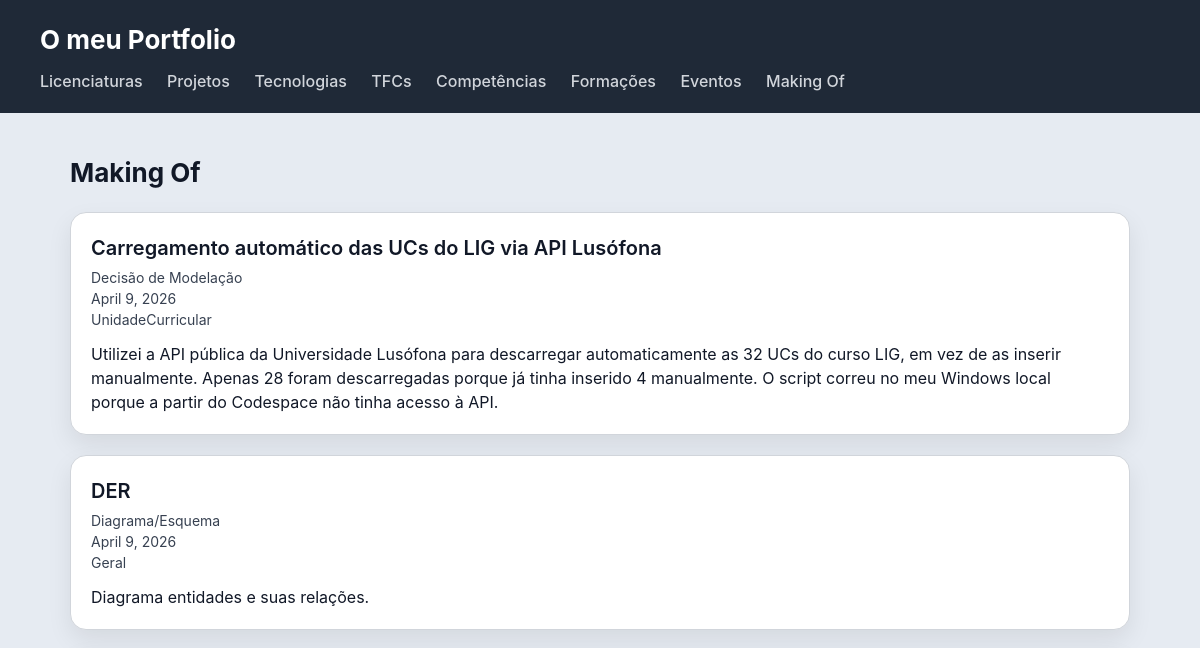
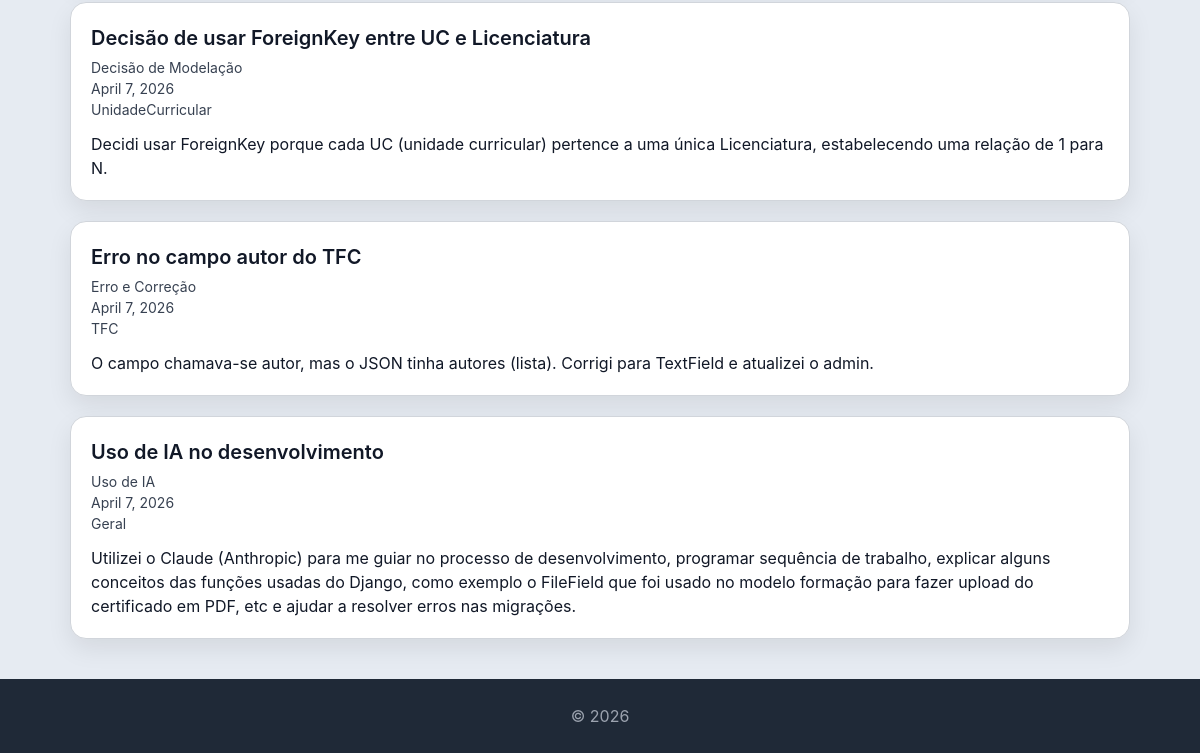
Page /portfolio/makingof/ on the earlier database version (2 pictures, top to bottom).
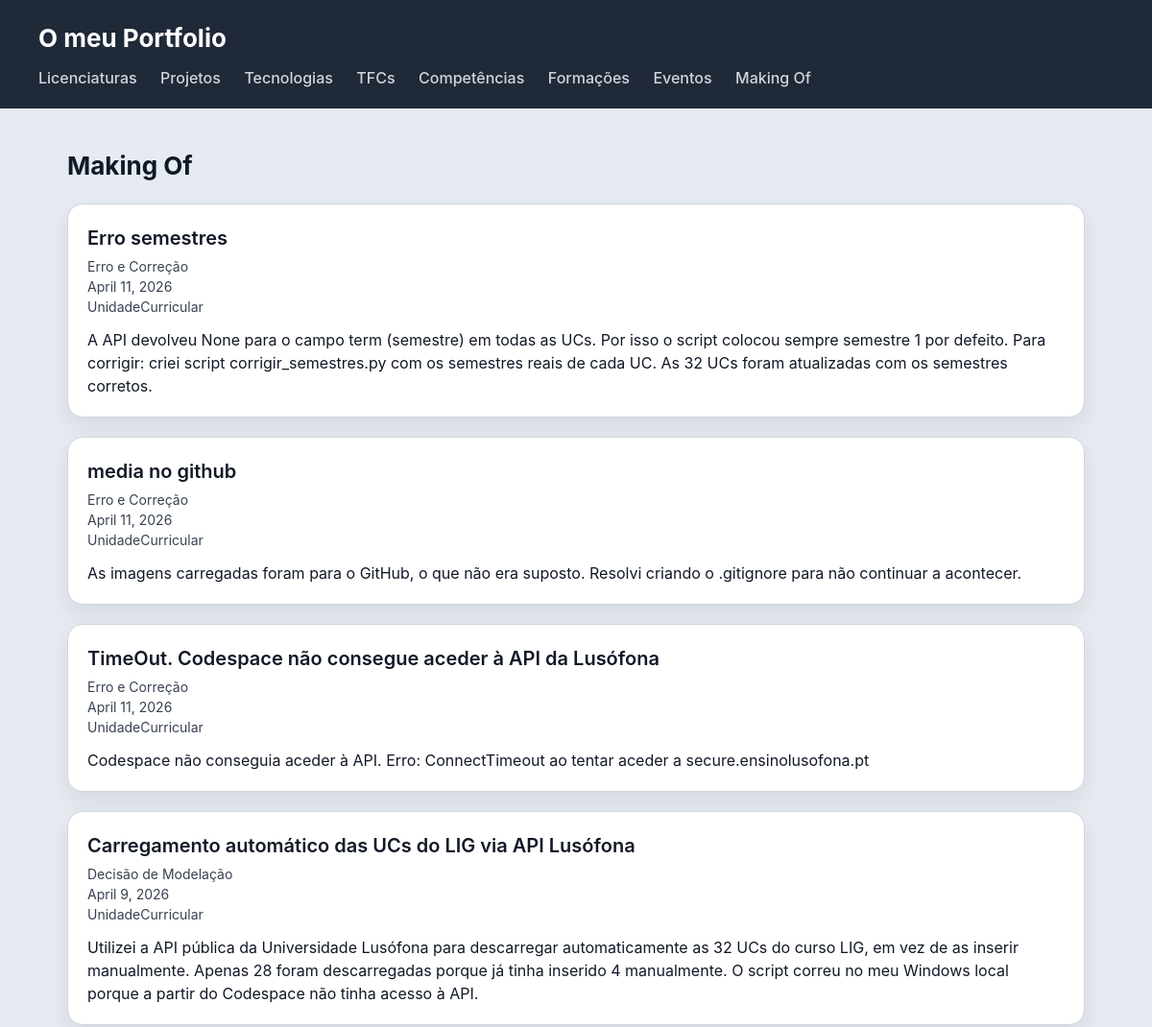
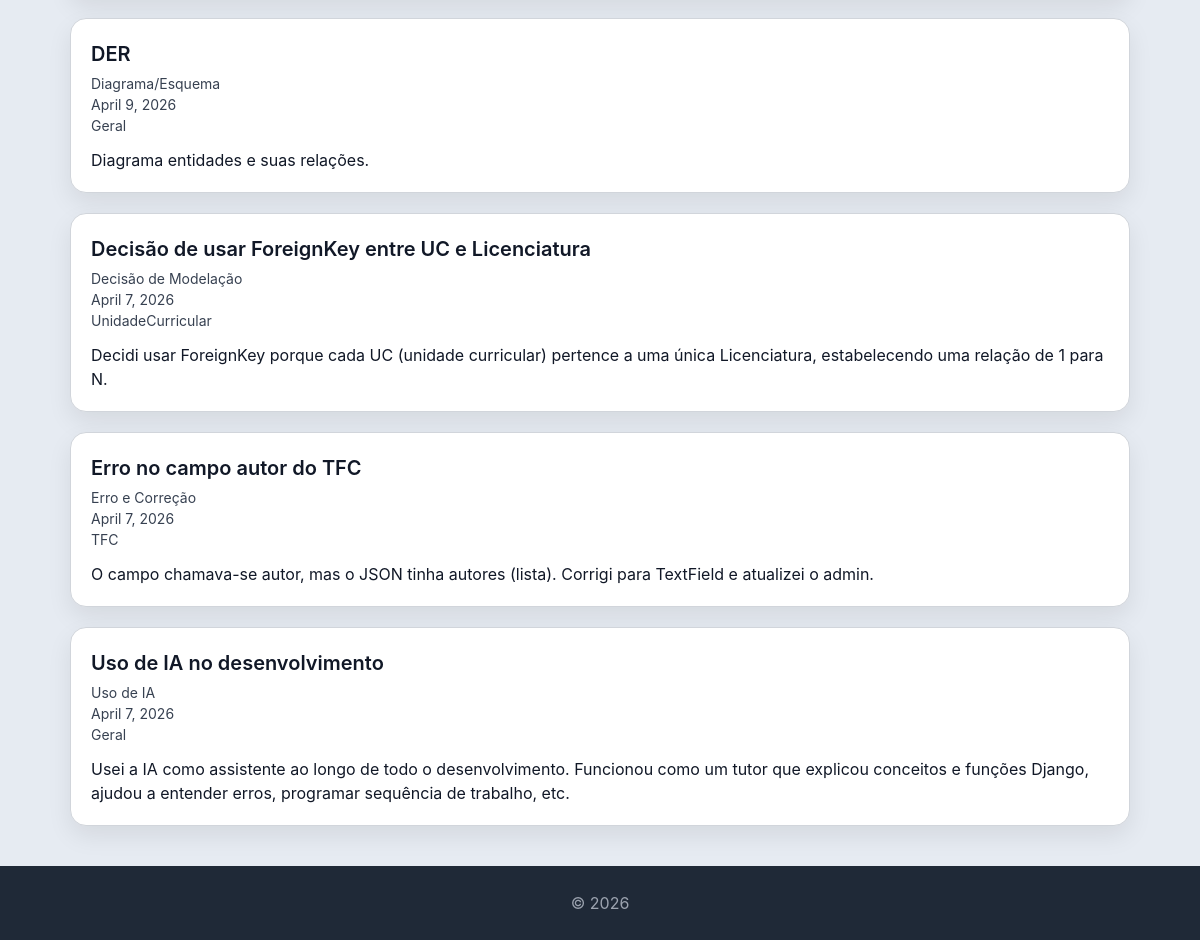
Same page on the later database version (2 pictures, top to bottom).
### portfolio/models.py (models this page shows, shortened)
class MakingOf(models.Model):
    TIPO_CHOICES = [
        ('decisao', 'Decisão de Modelação'),
        ('erro', 'Erro e Correção'),
        ('diagrama', 'Diagrama/Esquema'),
        ('foto', 'Foto do Caderno'),
        ('ia', 'Uso de IA'),
        ('outro', 'Outro'),
    ]
    titulo = models.CharField(max_length=200)
    tipo = models.CharField(max_length=50, choices=TIPO_CHOICES)
    descricao = models.TextField()
    foto = models.ImageField(upload_to='makingof/', blank=True, null=True)
    data = models.DateField(auto_now_add=True)
    entidade_relacionada = models.CharField(max_length=100, blank=True, help_text="Ex: Licenciatura, Projeto, TFC...")
    class Meta:
        ordering = ['-data']
        verbose_name = 'Making Of'
        verbose_name_plural = 'Making Of'

### portfolio/views.py (the view)
# urls.py: path('makingof/', views.makingof_view, name='makingof'),
def makingof_view(request):
    makingof = MakingOf.objects.all()
    return render(request, 'portfolio/makingof.html', {'makingof': makingof})

### portfolio/templates/portfolio/makingof.html
{% extends "portfolio/base.html" %}
{% block content %}
<h2>Making Of</h2>
<section>
  {% for item in makingof %}
  <article>
    <header>
      <h3>{{ item.titulo }}</h3>
      <p>{{ item.get_tipo_display }}</p>
      <p>{{ item.data }}</p>
      {% if item.entidade_relacionada %}
        <p>{{ item.entidade_relacionada }}</p>
      {% endif %}
    </header>
    <section>
      <p>{{ item.descricao }}</p>
    </section>
  </article>
  {% endfor %}
</section>
{% endblock %}

### portfolio/templates/portfolio/base.html (shortened to what this page needs)
<!DOCTYPE html>
<html lang="pt">
<head>
    {% load static %}
    <link rel="stylesheet" href="{% static 'escola/styles.css' %}">
</head>
<body>
    <header>
        <h1>O meu Portfolio</h1>
        <nav>
            <a href="{% url 'licenciaturas' %}">Licenciaturas</a>
            <a href="{% url 'projetos' %}">Projetos</a>
            <a href="{% url 'tecnologias' %}">Tecnologias</a>
            <a href="{% url 'tfcs' %}">TFCs</a>
            <a href="{% url 'competencias' %}">Competências</a>
            <a href="{% url 'formacoes' %}">Formações</a>
            <a href="{% url 'eventos' %}">Eventos</a>
            <a href="{% url 'makingof' %}">Making Of</a>
        </nav>
    </header>
    <main>
        {% block content %}{% endblock %}
    </main>
    <footer>
        <p>&copy; 2026</p>
    </footer>
</body>
</html>

### escola/static/escola/styles.css (style rules this page uses)
* { box-sizing: border-box; margin: 0; padding: 0; }
body { font-family: "Inter", "Segoe UI", system-ui, -apple-system, sans-serif; background: #e6ebf2; color: #111827; line-height: 1.5; }
body > header { background: #1f2937; color: white; padding: 20px 40px; }
body > header h1 { font-size: 26px; }
body > header nav { margin-top: 10px; }
body > header nav a { color: #d1d5db; margin-right: 20px; text-decoration: none; font-weight: 500; }
main { max-width: 1100px; margin: 40px auto; padding: 0 20px; }
h2 { margin-bottom: 20px; font-size: 26px; }
section > article { background: white; padding: 20px; border-radius: 16px; border: 1px solid #d1d5db; box-shadow: 0 10px 25px rgba(0,0,0,0.08); transition: all 0.25s ease; margin-bottom: 20px; }
article > header { margin-bottom: 12px; }
article > header > h3 { font-size: 20px; font-weight: 600; margin-bottom: 4px; }
article > header > p { font-size: 14px; color: #374151; }
article > section { margin-top: 10px; }
footer { text-align: center; padding: 25px; background: #1f2937; color: #9ca3af; margin-top: 40px; }

Differences in the rows shown:
added MakingOf: titulo "Erro semestres", tipo "Erro e Correção", data "April 11, 2026", entidade_relacionada "UnidadeCurricular", descricao "A API devolveu None para o campo term (semestre) em todas as UCs. Por isso o script colocou sempre semestre 1 por defeito. Para corrigir: criei script corrigir_semestres.py com os semestres reais de cada UC. As 32 UCs foram atualizadas com os semestres corretos."
added MakingOf: titulo "media no github", tipo "Erro e Correção", data "April 11, 2026", entidade_relacionada "UnidadeCurricular", descricao "As imagens carregadas foram para o GitHub, o que não era suposto. Resolvi criando o .gitignore para não continuar a acontecer."
added MakingOf: titulo "TimeOut. Codespace não consegue aceder à API da Lusófona", tipo "Erro e Correção", data "April 11, 2026", entidade_relacionada "UnidadeCurricular", descricao "Codespace não conseguia aceder à API. Erro: ConnectTimeout ao tentar aceder a secure.ensinolusofona.pt"
changed MakingOf "Uso de IA no desenvolvimento": descricao "Utilizei o Claude (Anthropic) para me guiar no processo de desenvolvimento, programar sequência de trabalho, explicar alguns conceitos das funções usadas do Django, como exemplo o FileField que foi usado no modelo formação para fazer upload do certificado em PDF, etc e ajudar a resolver erros nas migrações." → "Usei a IA como assistente ao longo de todo o desenvolvimento. Funcionou como um tutor que explicou conceitos e funções Django, ajudou a entender erros, programar sequência de trabalho, etc."
